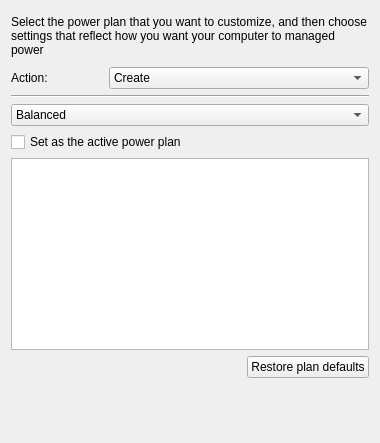
<?xml version="1.0" encoding="UTF-8"?>
<ui version="4.0">
 <class>PowerPlanWidget</class>
 <widget class="QWidget" name="PowerPlanWidget">
  <property name="geometry">
   <rect>
    <x>0</x>
    <y>0</y>
    <width>380</width>
    <height>443</height>
   </rect>
  </property>
  <property name="sizePolicy">
   <sizepolicy hsizetype="Fixed" vsizetype="Fixed">
    <horstretch>0</horstretch>
    <verstretch>0</verstretch>
   </sizepolicy>
  </property>
  <property name="minimumSize">
   <size>
    <width>380</width>
    <height>443</height>
   </size>
  </property>
  <property name="maximumSize">
   <size>
    <width>380</width>
    <height>443</height>
   </size>
  </property>
  <property name="windowTitle">
   <string>Form</string>
  </property>
  <layout class="QGridLayout" name="gridLayout">
   <item row="0" column="0" colspan="2">
    <widget class="QLabel" name="label">
     <property name="sizePolicy">
      <sizepolicy hsizetype="Preferred" vsizetype="Maximum">
       <horstretch>0</horstretch>
       <verstretch>0</verstretch>
      </sizepolicy>
     </property>
     <property name="minimumSize">
      <size>
       <width>0</width>
       <height>50</height>
      </size>
     </property>
     <property name="text">
      <string>Select the power plan that you want to customize, and then choose settings that reflect how you want your computer to managed power</string>
     </property>
     <property name="wordWrap">
      <bool>true</bool>
     </property>
    </widget>
   </item>
   <item row="2" column="0" colspan="2">
    <widget class="Line" name="line">
     <property name="font">
      <font>
       <family>Sans Serif</family>
       <pointsize>9</pointsize>
      </font>
     </property>
     <property name="orientation">
      <enum>Qt::Horizontal</enum>
     </property>
    </widget>
   </item>
   <item row="4" column="0">
    <widget class="QCheckBox" name="setPowerPlanCheckBox">
     <property name="text">
      <string>Set as the active power plan</string>
     </property>
    </widget>
   </item>
   <item row="5" column="0" colspan="2">
    <widget class="QTreeView" name="treeView"/>
   </item>
   <item row="6" column="1">
    <widget class="QPushButton" name="restorePushButton">
     <property name="sizePolicy">
      <sizepolicy hsizetype="Fixed" vsizetype="Fixed">
       <horstretch>0</horstretch>
       <verstretch>0</verstretch>
      </sizepolicy>
     </property>
     <property name="layoutDirection">
      <enum>Qt::LeftToRight</enum>
     </property>
     <property name="text">
      <string>Restore plan defaults</string>
     </property>
    </widget>
   </item>
   <item row="7" column="0" colspan="2">
    <spacer name="verticalSpacer">
     <property name="orientation">
      <enum>Qt::Vertical</enum>
     </property>
     <property name="sizeHint" stdset="0">
      <size>
       <width>20</width>
       <height>40</height>
      </size>
     </property>
    </spacer>
   </item>
   <item row="1" column="0" colspan="2">
    <layout class="QHBoxLayout" name="horizontalLayout_4">
     <item>
      <widget class="QLabel" name="actionLabel">
       <property name="sizePolicy">
        <sizepolicy hsizetype="Fixed" vsizetype="Preferred">
         <horstretch>0</horstretch>
         <verstretch>0</verstretch>
        </sizepolicy>
       </property>
       <property name="minimumSize">
        <size>
         <width>92</width>
         <height>0</height>
        </size>
       </property>
       <property name="text">
        <string>Action:</string>
       </property>
       <property name="buddy">
        <cstring>actionComboBox</cstring>
       </property>
      </widget>
     </item>
     <item>
      <widget class="QComboBox" name="actionComboBox">
       <property name="currentText">
        <string>Create</string>
       </property>
       <item>
        <property name="text">
         <string>Create</string>
        </property>
       </item>
       <item>
        <property name="text">
         <string>Replace</string>
        </property>
       </item>
       <item>
        <property name="text">
         <string>Update</string>
        </property>
       </item>
       <item>
        <property name="text">
         <string>Delete</string>
        </property>
       </item>
      </widget>
     </item>
    </layout>
   </item>
   <item row="3" column="0" colspan="2">
    <widget class="QComboBox" name="comboBox">
     <item>
      <property name="text">
       <string>Balanced</string>
      </property>
     </item>
     <item>
      <property name="text">
       <string>High performance</string>
      </property>
     </item>
     <item>
      <property name="text">
       <string>Power sever</string>
      </property>
     </item>
    </widget>
   </item>
  </layout>
 </widget>
 <tabstops>
  <tabstop>actionComboBox</tabstop>
  <tabstop>comboBox</tabstop>
  <tabstop>setPowerPlanCheckBox</tabstop>
 </tabstops>
 <resources/>
 <connections/>
</ui>
